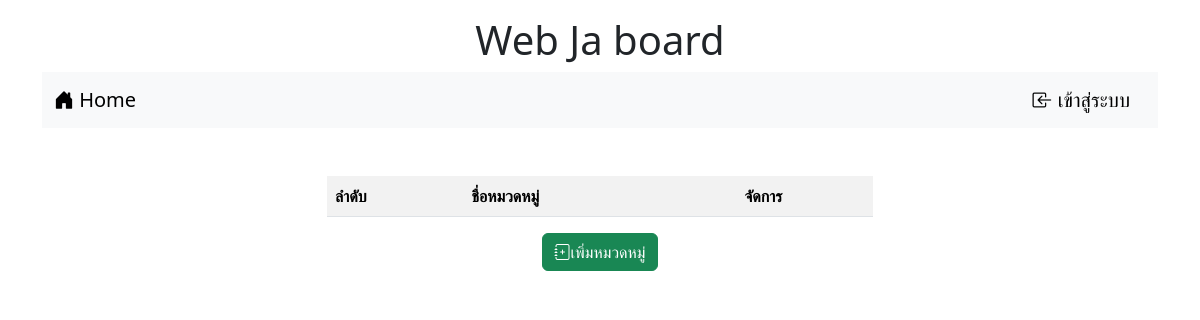
Before: /category.php with the older database file.
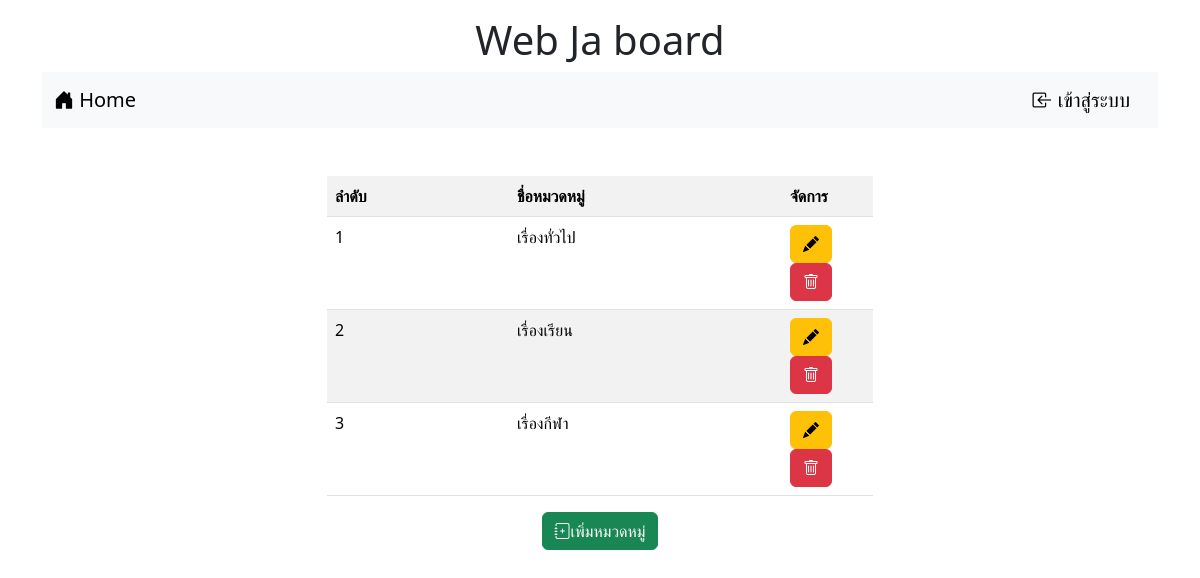
After: the same page with the newer database file.
### tables this page shows
CREATE TABLE `category` (
  `id` int(11) NOT NULL,
  `name` varchar(32) NOT NULL
);

### category.php (the view, shortened to what this page needs)
<!DOCTYPE html>
<html lang="en">
<head>
    <link href="https://cdn.jsdelivr.net/npm/bootstrap@5.3.2/dist/css/bootstrap.min.css" rel="stylesheet">
    <link rel="stylesheet" href="https://cdn.jsdelivr.net/npm/bootstrap-icons@1.11.3/font/bootstrap-icons.min.css">
</head>
<body>
<div class="container">
    <h1 style="text-align: center;" class="mt-3">Web Ja board</h1>
    <?php
        include "nav.php";
        ?>
        <div class="row mt-4">
    <div class="col-lg-3 col-md-2 col-sm-1 "></div>
        <div class="col-lg-6 col-md-8 col-sm-10 ">
        <table class="table table-striped mt-4">
        <?php
        $conn=new PDO("mysql:host=localhost;dbname=webboard;charset=utf8","root","");
        $sql="SELECT * FROM category";
        $result=$conn->query($sql);
        echo"<tr><td class='col-3 fw-bold'>ลำดับ</td><td class='col-6 fw-bold'>ชื่อหมวดหมู่</td><td class='col-3 fw-bold'>จัดการ</td></tr>";
        while($row = $result->fetch()){
            echo"<tr><td class=col-4>$row[0]</td><td class=col-4>$row[1]</td><td class=col-4><a href='category_edit.php?edit=$row[0]' name='edit' class='btn btn-warning bi bi-pencil-fill'></a>
            <a href='category_delete.php?del=$row[0]' name='del' onclick='return myConfirm()' class='btn btn-danger bi bi-trash'></a></td></tr>";
        }
        ?>
        </table>
        <div class="d-flex justify-content-center">
        <button type="button" class="btn btn-success bi bi-journal-plus" data-bs-toggle="modal" data-bs-target="#Modal">เพิ่มหมวดหมู่</button>
        </div>
        </div>
    </div>
</div>
</body>
</html>

Changed rows visible on the page:
added category: id "1", name "เรื่องทั่วไป"
added category: id "2", name "เรื่องเรียน"
added category: id "3", name "เรื่องกีฬา"
